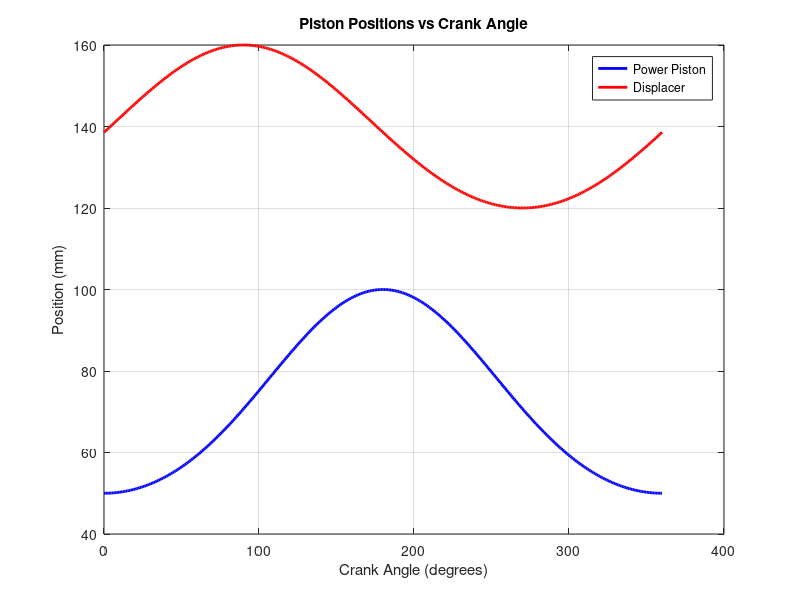
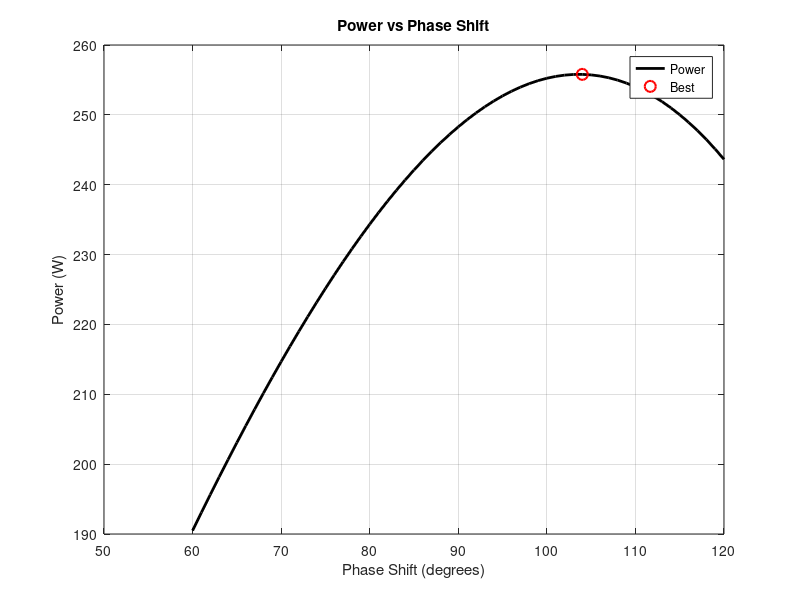
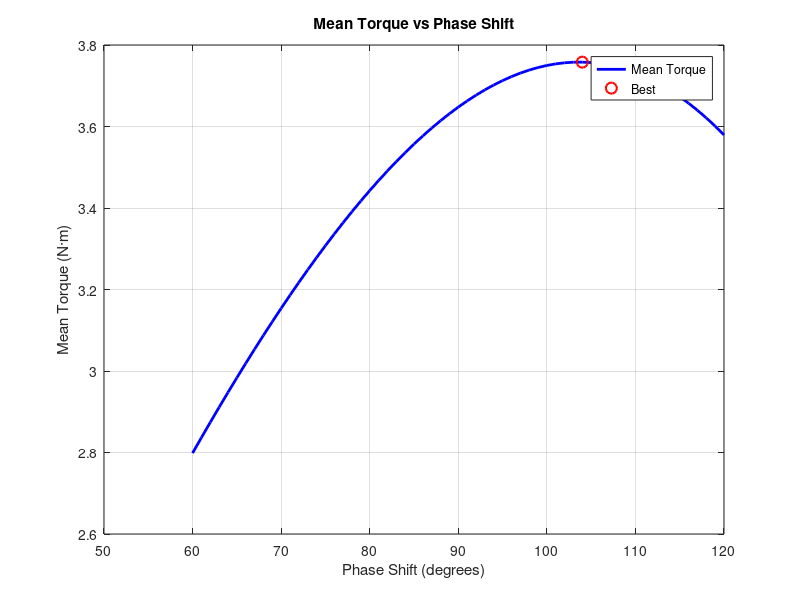
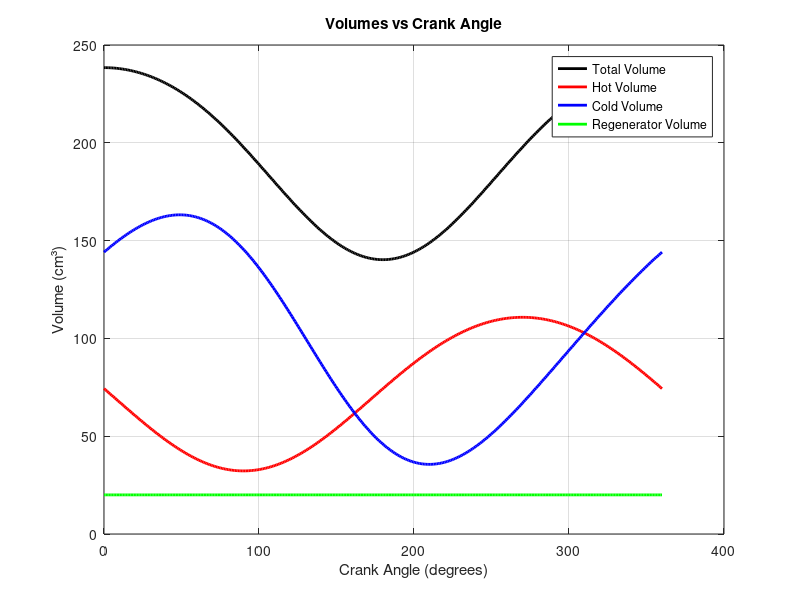

Write MATLAB code to recreate these figures, in order.
%% Stirling Engine Cycle Problem

clear; clc; close all;

%% Functions

function pistonPosition = calculatePistonPosition(crankAngle, params, isPower)
%CALCULATEPISTONPOSITION Calculate piston position using slider-crank mechanism
%   PISTONPOSITION = CALCULATEPISTONPOSITION(CRANKANGLE, PARAMS, ISPOWER)
%   calculates the piston position for either the power piston (ISPOWER=true)
%   or the displacer (ISPOWER=false). For the displacer, the phase shift is
%   applied internally.
%
%   Inputs:
%       crankAngle - Crank angle in radians (0 = BDC, pi = TDC)
%       params     - Engine parameters structure
%       isPower    - Boolean; true for power piston, false for displacer
%
%   Output:
%       pistonPosition - Piston position in meters relative to BDC
%                       (positive values = upward from BDC)
%
%   Algorithm:
%       Uses the slider-crank kinematic equations to determine piston
%       position based on crank angle, accounting for connecting rod obliquity.
%
%   Example:
%       posP = calculatePistonPosition(pi/2, params, true);
%       posD = calculatePistonPosition(pi/2, params, false);
%
%   See also: calculateColdVolume, calculateHotVolume

    if isPower
        angle = crankAngle;
        crankLength = params.powerCrankLength;
        rodLength = params.powerRodLength;
    else
        angle = crankAngle + params.phaseShift;
        crankLength = params.displacerCrankLength;
        rodLength = params.displacerRodLength;
    end

    % Position is relative to bottom dead center (BDC)
    beta = asin(crankLength * sin(angle) / rodLength);
    pistonPosition = rodLength * cos(beta) - crankLength * cos(angle);
end

function coldVol = calculateColdVolume(crankAngle, params)
%CALCULATECOLDVOLUME Calculate cold side volume in Stirling engine
%   COLDVOL = CALCULATECOLDVOLUME(CRANKANGLE, PARAMS) calculates the cold
%   side volume of a Stirling engine at a given crank angle.
%
%   Inputs:
%       crankAngle - Crank angle in radians
%       params     - Structure containing engine parameters including:
%                   .powerCrankLength, .powerRodLength
%                   .displacerCrankLength, .displacerRodLength
%                   .phaseShift, .powerPinToPistonTop
%                   .displacerHeight, .cylinderCrossSectionalArea
%
%   Output:
%       coldVol    - Structure containing:
%                   .volume - Cold side volume in m³
%                   .height - Cold side height in m
%
%   Algorithm:
%       Calculates piston positions for both power piston and displacer,
%       then determines the cold side volume based on the space between
%       the displacer and power piston.
%
%   Example:
%       coldVol = calculateColdVolume(pi/4, engineParams);
%
%   See also: calculateHotVolume, calculatePistonPosition

    % Calculate piston positions
    powerPistonPos = calculatePistonPosition(crankAngle, params, true);
    displacerPos = calculatePistonPosition(crankAngle, params, false);
    
    % Calculate cold side height
    % Distance between displacer and power piston, minus powerPinToPistonTop, minus half displacer height
    coldVol.height = (displacerPos - powerPistonPos) - params.powerPinToPistonTop - (params.displacerHeight / 2);
    
    % Calculate cold volume
    coldVol.volume = params.cylinderCrossSectionalArea * coldVol.height;
    
    % Ensure volume is non-negative
    coldVol.volume = max(coldVol.volume, 0);
end

function hotVol = calculateHotVolume(crankAngle, params)
%CALCULATEHOTVOLUME Calculate hot side volume in Stirling engine
%   HOTVOL = CALCULATEHOTVOLUME(CRANKANGLE, PARAMS) calculates the hot
%   side volume of a Stirling engine at a given crank angle.
%
%   Inputs:
%       crankAngle - Crank angle in radians
%       params     - Structure containing engine parameters including:
%                   .powerCrankLength, .powerRodLength
%                   .displacerCrankLength, .displacerRodLength
%                   .phaseShift, .totalCylinderHeight
%                   .displacerHeight, .cylinderCrossSectionalArea
%
%   Output:
%       hotVol     - Structure containing:
%                   .volume - Hot side volume in m³
%                   .height - Hot side height in m
%
%   Algorithm:
%       Calculates piston positions and determines the hot side volume
%       based on the space above the displacer in the cylinder.
%
%   Example:
%       hotVol = calculateHotVolume(pi/4, engineParams);
%
%   See also: calculateColdVolume, calculatePistonPosition

    % Calculate piston positions
    powerPistonPos = calculatePistonPosition(crankAngle, params, true);
    displacerPos = calculatePistonPosition(crankAngle, params, false);
    
    % Calculate hot side height
    % Hot height = ColdHotHeight - cold height
    hotVol.height = params.totalCylinderHeight - .5 * params.displacerHeight - displacerPos;
    
    % Calculate hot volume
    hotVol.volume = params.cylinderCrossSectionalArea * hotVol.height;
    
    % Ensure volume is non-negative
    hotVol.volume = max(hotVol.volume, 0);
end

function schmidt = calculateSchmidtAnalysis(crankAngle, params)
%CALCULATESCHMIDTANALYSIS Calculate Schmidt analysis for Stirling engine
%   SCHMIDT = CALCULATESCHMIDTANALYSIS(CRANKANGLE, PARAMS) performs Schmidt
%   analysis to calculate instantaneous pressure and thermodynamic properties
%   of a Stirling engine at a given crank angle.
%
%   Inputs:
%       crankAngle - Crank angle in radians
%       params     - Structure containing engine parameters including:
%                   .coldTemperature, .hotTemperature, .regeneratorTemperature
%                   .regeneratorVolume, .gasConstant, .pressureAtBDC
%
%   Output:
%       schmidt    - Structure containing Schmidt analysis results:
%                   .pressure - Instantaneous pressure in Pa
%                   .totalMass - Total mass in system in kg
%                   .coldVolume - Cold side volume in m³
%                   .hotVolume - Hot side volume in m³
%                   .regeneratorVolume - Regenerator volume in m³
%
%   Algorithm:
%       Uses the Schmidt analysis method, which assumes isothermal processes
%       and ideal gas behavior. Calculates total system mass at BDC condition,
%       then uses the Schmidt equation to find instantaneous pressure.
%
%   Example:
%       schmidt = calculateSchmidtAnalysis(pi/2, engineParams);
%
%   See also: calculateColdVolume, calculateHotVolume

    % Calculate volumes at current crank angle
    coldVol = calculateColdVolume(crankAngle, params);
    hotVol = calculateHotVolume(crankAngle, params);
    
    % Extract volumes
    V_c = coldVol.volume;           % Cold side volume
    V_h = hotVol.volume;            % Hot side volume
    V_reg = params.regeneratorVolume; % Regenerator volume (constant)
    
    % Extract temperatures
    T_c = params.coldTemperature;   % Cold side temperature
    T_h = params.hotTemperature;    % Hot side temperature
    T_r = params.regeneratorTemperature; % Regenerator temperature
    
    % Extract gas constant
    R = params.gasConstant;         % Gas constant
    
    % Calculate total mass using ideal gas law at BDC condition
    % At BDC, we know the pressure and can calculate total mass
    V_comp_bdc = calculateColdVolume(0, params).volume;  % Cold volume at BDC
    V_exp_bdc = calculateHotVolume(0, params).volume;    % Hot volume at BDC
    P_bdc = params.pressureAtBDC;                        % Pressure at BDC
    
    % Apply ideal gas law at BDC condition
    denominator_bdc = V_comp_bdc/T_c + V_reg/T_r + V_exp_bdc/T_h;
    m_total = P_bdc * denominator_bdc / R;  % kg
    
    % Schmidt equation: P = m_total * R / (V_c/T_c + V_r/T_r + V_h/T_h)
    denominator = V_c/T_c + V_reg/T_r + V_h/T_h;
    P = (m_total * R) / denominator;  % Pa
    
    % Store results in structure
    schmidt.pressure = P;
    schmidt.totalMass = m_total;
    schmidt.coldVolume = V_c;
    schmidt.hotVolume = V_h;
    schmidt.regeneratorVolume = V_reg;
end

function torque = calculateTorque(crankAngle, params)
%CALCULATETORQUE Calculate engine torque at given crank angle
%   TORQUE = CALCULATETORQUE(CRANKANGLE, PARAMS) calculates the instantaneous
%   torque produced by a Stirling engine at a given crank angle.
%
%   Inputs:
%       crankAngle - Crank angle in radians
%       params     - Structure containing engine parameters including:
%                   .powerCrankLength, .powerRodLength
%                   .cylinderCrossSectionalArea, .atmosphericPressure
%
%   Output:
%       torque     - Structure containing torque results:
%                   .power - Power piston torque in N·m
%                   .displacer - Displacer torque in N·m (always 0)
%                   .total - Total engine torque in N·m
%                   .mean - Mean torque in N·m (same as total for single angle)
%
%   Algorithm:
%       Uses Schmidt analysis to get pressure, then calculates net force
%       on power piston accounting for atmospheric pressure. Applies
%       slider-crank kinematics to convert force to torque, including
%       connecting rod obliquity effects. Uses sign convention where
%       positive torque represents work-producing (expansion) phase.
%
%   Example:
%       torque = calculateTorque(pi/4, engineParams);
%
%   See also: calculateSchmidtAnalysis, calculatePistonPosition

    % Pressure from Schmidt at this crank angle (make sure its absolute)
    schmidt = calculateSchmidtAnalysis(crankAngle, params);
    P      = schmidt.pressure;

    % Geometry / constants
    r  = params.powerCrankLength;
    l  = params.powerRodLength;
    A  = params.cylinderCrossSectionalArea;   % same as cylinderArea you use elsewhere
    Patm = params.atmosphericPressure;

    % Net axial force on power piston
    Fp = (P - Patm) * A;

    % Rod obliquity
    sb = (r/l) * sin(crankAngle);             % sinβ

    cb = sqrt(1 - sb.^2);                 % cosβ > 0
    
    % Calculate torque with correct sign convention
    % Positive torque when force opposes piston motion (expansion)
    % Negative torque when force assists piston motion (compression)
    torque.power = -Fp * r * sin(crankAngle) ./ cb;

    torque.displacer = 0;                     % equal pressure both sides, zero rod area
    torque.total     = torque.power;
    torque.mean      = torque.total;          % single angle → same as total
end


function flywheel = sizeFlywheel(theta, T_total, params)
%SIZEFLYWHEEL Calculate required flywheel dimensions based on energy fluctuation
%   FLYWHEEL = SIZEFLYWHEEL(THETA, T_TOTAL, PARAMS) calculates the required
%   flywheel dimensions to achieve a specified coefficient of fluctuation
%   for a Stirling engine.
%
%   Inputs:
%       theta   - Crank angle array in radians
%       T_total - Total torque array for entire cycle in N·m
%       params  - Structure containing engine parameters including:
%                .averageRPM, .flywheelCoefficientOfFluctuation
%                .flywheelWidth, .flywheelRimThickness
%                .flywheelMaterialDensity, .maximumFlywheelDiameter
%
%   Output:
%       flywheel - Structure containing flywheel sizing results:
%                 .outerDiameter - Outer diameter in m
%                 .innerDiameter - Inner diameter in m
%                 .requiredInertia - Required moment of inertia in kg·m²
%                 .mass - Flywheel mass in kg
%                 .energyFluctuation - Energy fluctuation in J
%                 .volume - Flywheel volume in m³
%
%   Algorithm:
%       Calculates energy fluctuation from torque variation, determines
%       required moment of inertia, then uses iterative method to find
%       flywheel dimensions that provide the required inertia.
%
%   Example:
%       flywheel = sizeFlywheel(theta, totalTorque, engineParams);
%
%   See also: simulateDynamics, calculateTorque

    % Extract parameters
    omega_avg = params.averageRPM * 2*pi/60;  % Convert RPM to rad/s
    Cs = params.flywheelCoefficientOfFluctuation;
    w = params.flywheelWidth;
    t = params.flywheelRimThickness;
    rho = params.flywheelMaterialDensity;
    
    T_mean = mean(T_total);
    T_deviation = T_total - T_mean;
    
    % Calculate energy fluctuation using vectorized trapezoidal integration
    energy_variation = cumtrapz(theta, T_deviation);
    
    E_max = max(energy_variation);
    E_min = min(energy_variation);
    energy_fluctuation = E_max - E_min;
    
    % Required moment of inertia
    I_required = energy_fluctuation / (Cs * omega_avg^2);
    
    % Initial guess for outer radius using ring geometry approximation
    % This provides a better starting point than assuming a solid disk
    r_outer_guess = sqrt(I_required / (pi * rho * w * t)) + t/2;
    
    % Iterative solution to find exact flywheel dimensions
    % We need to solve: I_required = 0.5 * mass * (r_outer^2 + r_inner^2)
    % where mass = rho * volume and volume = pi * w * (r_outer^2 - r_inner^2)
    % This is non-linear, so we use iteration to converge to the solution
    
    max_iterations = 20;
    convergence_tolerance = 0.001;  % 0.1% error tolerance
    
    for iteration = 1:max_iterations
        % Calculate current geometry
        r_inner_current = r_outer_guess - t;
        
        % Calculate volume and mass for current radius
        flywheel_volume = pi * w * (r_outer_guess^2 - r_inner_current^2);
        flywheel_mass = rho * flywheel_volume;
        
        % Calculate actual moment of inertia for current geometry
        I_actual = 0.5 * flywheel_mass * (r_outer_guess^2 + r_inner_current^2);
        
        % Check if we have converged to the required inertia
        relative_error = abs(I_actual - I_required) / I_required;
        if relative_error < convergence_tolerance
            break;
        end
        
        % Adjust radius estimate using error ratio
        % The 1/3 power provides stable convergence for this type of problem
        error_ratio = I_required / I_actual;
        r_outer_guess = r_outer_guess * error_ratio^(1/3);
    end
    
    % Use final calculated values 
    r_outer = r_outer_guess;
    r_inner = r_outer - t;
    D_outer = 2 * r_outer;
    D_inner = 2 * r_inner;
    volume = pi * w * (r_outer^2 - r_inner^2);
    mass = rho * volume;
    
    % Store results in structure
    flywheel.outerDiameter = D_outer;
    flywheel.innerDiameter = D_inner;
    flywheel.requiredInertia = I_required;
    flywheel.mass = mass;
    flywheel.energyFluctuation = energy_fluctuation;
    flywheel.volume = volume;
    
    % Check against maximum diameter limit
    if D_outer > params.maximumFlywheelDiameter
        warning('Flywheel diameter (%.2f m) exceeds maximum limit (%.2f m)', ...
                D_outer, params.maximumFlywheelDiameter);
    end
end

function dynamics = simulateDynamics(theta, T_total, I_flywheel, params)
%SIMULATEDYNAMICS Simulate angular velocity variation with flywheel
%   DYNAMICS = SIMULATEDYNAMICS(THETA, T_TOTAL, I_FLYWHEEL, PARAMS) simulates
%   the angular velocity variation of a Stirling engine with a flywheel
%   over one complete cycle.
%
%   Inputs:
%       theta      - Crank angle array in radians
%       T_total    - Total torque array for entire cycle in N·m
%       I_flywheel - Flywheel moment of inertia in kg·m²
%       params     - Structure containing engine parameters including:
%                   .averageRPM, .flywheelCoefficientOfFluctuation
%
%   Output:
%       dynamics   - Structure containing dynamics simulation results:
%                   .angularVelocity - Angular velocity in rad/s
%                   .angularAcceleration - Angular acceleration in rad/s²
%                   .rpm - Angular velocity in RPM
%                   .coefficientOfFluctuation - Actual coefficient of fluctuation
%                   .netTorque - Net torque (engine - load) in N·m
%                   .loadTorque - Load torque in N·m
%
%   Algorithm:
%       Uses work-energy theorem to calculate velocity variation based on
%       net torque (engine torque minus load torque). Load torque equals
%       mean engine torque for steady-state operation.
%
%   Example:
%       dynamics = simulateDynamics(theta, totalTorque, flywheelInertia, engineParams);
%
%   See also: sizeFlywheel, calculateTorque

    % Extract parameters
    omega_target = params.averageRPM * 2*pi/60;  % Convert RPM to rad/s
    
    % Calculate load and net torques
    % Load torque equals mean engine torque (steady-state condition)
    T_load = mean(T_total);
    T_net = T_total - T_load;  % Net torque available for acceleration/deceleration
    
    % Calculate angular acceleration from net torque
    angular_acceleration = T_net / I_flywheel;
    
    % Energy-based velocity calculation
    % Use work-energy theorem: dW = 0.5 * I * (omega_f^2 - omega_i^2)
    % where dW is work done by net torque over angle increment
    
    % Calculate cumulative work done by net torque using vectorized integration
    cumulative_work = cumtrapz(theta, T_net);
    
    % Apply work-energy theorem to find velocity at each point
    % Starting from omega_target, work changes the kinetic energy
    velocity_squared = omega_target^2 + 2 * cumulative_work / I_flywheel;
    
    % Ensure non-negative velocity (physical constraint)
    angular_velocity = sqrt(max(velocity_squared, (0.1 * omega_target)^2));
    
    % Normalize to maintain correct average speed
    % This corrects for any drift in the energy-based calculation
    omega_actual_avg = mean(angular_velocity);
    angular_velocity = angular_velocity * (omega_target / omega_actual_avg);
    
    % Convert to RPM for convenience
    rpm = angular_velocity * 60 / (2*pi);
    
    % Calculate actual coefficient of fluctuation
    omega_max = max(angular_velocity);
    omega_min = min(angular_velocity);
    omega_mean = mean(angular_velocity);
    coefficient_of_fluctuation = (omega_max - omega_min) / omega_mean;
    
    % Store results in structure
    dynamics.angularVelocity = angular_velocity;
    dynamics.angularAcceleration = angular_acceleration;
    dynamics.rpm = rpm;
    dynamics.coefficientOfFluctuation = coefficient_of_fluctuation;
    dynamics.netTorque = T_net;
    dynamics.loadTorque = T_load;
end



function optimization = optimizePhaseShift(theta, params)
%OPTIMIZEPHASESHIFT Find phase shift that maximizes power output
%   OPTIMIZATION = OPTIMIZEPHASESHIFT(THETA, PARAMS) scans a range of phase
%   shifts, computes mean torque and power for each, and returns the phase
%   shift that maximizes power along with summary arrays.
%
%   Inputs:
%       theta  - Crank angle array in radians
%       params - Engine parameters structure (uses .averageRPM)
%
%   Output (structure):
%       optimization.phaseGrid        - Array of tested phase shifts (rad)
%       optimization.meanTorqueGrid   - Mean torque per phase (N·m)
%       optimization.powerGrid        - Power per phase (W)
%       optimization.bestPhaseShift   - Phase shift that maximizes power (rad)
%       optimization.bestPower        - Maximum power (W)
%       optimization.bestMeanTorque   - Mean torque at best phase (N·m)
%
%   Notes:
%       Power is computed as meanTorque * omega_avg, which is equivalent to
%       integrating torque over angle and multiplying by rotational speed.

    % Scan range (60° to 120°) with 61 points by default
    phaseGrid = linspace(deg2rad(60), deg2rad(120), 61);

    omega_avg = params.averageRPM * 2*pi/60;  % rad/s

    meanTorqueGrid = zeros(size(phaseGrid));
    powerGrid = zeros(size(phaseGrid));

    for k = 1:numel(phaseGrid)
        params.phaseShift = phaseGrid(k);

        % Compute torque over cycle at this phase
        T_total = zeros(size(theta));
        for i = 1:length(theta)
            tq = calculateTorque(theta(i), params);
            T_total(i) = tq.total;
        end

        % Mean torque and power at this phase
        meanTorque = mean(T_total);
        powerW = meanTorque * omega_avg;

        meanTorqueGrid(k) = meanTorque;
        powerGrid(k) = powerW;
    end

    % Select best phase
    [bestPower, idx] = max(powerGrid);
    bestPhaseShift = phaseGrid(idx);
    bestMeanTorque = meanTorqueGrid(idx);

    % Package results
    optimization.phaseGrid = phaseGrid;
    optimization.meanTorqueGrid = meanTorqueGrid;
    optimization.powerGrid = powerGrid;
    optimization.bestPhaseShift = bestPhaseShift;
    optimization.bestPower = bestPower;
    optimization.bestMeanTorque = bestMeanTorque;
end



%% Prescribed Parameters

% ============== GEOMETRY PARAMETERS ==============

% Power Piston
params.powerCrankLength = 0.025;              % m - Crank radius
params.powerRodLength = 0.075;                % m - Connecting rod length
params.powerPinToPistonTop = 0.005;           % m - Pin to piston distance

% Displacer
params.displacerCrankLength = 0.020;          % m - Crank radius
params.displacerRodLength = 0.140;            % m - Connecting rod length
params.displacerVolume = 4e-5;                % m³ - Displacer volume

% Cylinder
params.cylinderBore = 0.050;                  % m - Bore diameter



% ============== OPERATING CONDITIONS ==============

% Kinematics
params.phaseShift = pi/2;                     % rad - Phase angle (90°)
params.averageRPM = 650;                      % RPM - Operating speed

% Thermodynamics
params.hotTemperature = 900;                  % K - Hot space temperature
params.coldTemperature = 300;                 % K - Cold space temperature


% Pressure
params.pressureAtBDC = 500e3;                 % Pa - Pressure at bottom dead center
params.atmosphericPressure = 101.3e3;         % Pa - Atmospheric pressure


% ============== DEAD VOLUMES ==============

params.compressionRatio = 1.7;                % Given compression ratio
params.regeneratorVolume = 2e-5;              % m³ - Given regenerator volume


% ============== WORKING FLUID (AIR) ==============

params.gasConstant = 287;                     % J/(kg·K) - Specific gas constant
params.gasGamma = 1.4;                        % - Heat capacity ratio
params.gasName = 'Air';


% ============== FLYWHEEL SPECIFICATIONS ==============

params.flywheelWidth = 0.025;                 % m - Flywheel width
params.flywheelRimThickness = 0.050;          % m - Rim thickness
params.flywheelMaterialDensity = 7750;        % kg/m³ - 304 Stainless Steel
params.flywheelCoefficientOfFluctuation = 0.003;  % - Target Cs value

% ============== SIMULATION PARAMETERS ==============

params.simulationPointsPerCycle = 360;        % Points per cycle
params.simulationCycles = 3;                  % Number of cycles
params.simulationTolerance = 1e-6;            % Convergence tolerance
params.maximumFlywheelDiameter = 2.0;         % m - Maximum allowable flywheel diameter


%% Assisting Calculations

% Cylinder cross-sectional area
params.cylinderCrossSectionalArea = pi/4*(params.cylinderBore)^2;

% Displacer GEOMETRY
params.displacerHeight = params.displacerVolume / params.cylinderCrossSectionalArea;

% Calculate power piston positions at BDC and TDC
params.powerPistonPosBDC = calculatePistonPosition(0, params, true);  % 0 radians = BDC
params.powerPistonPosTDC = calculatePistonPosition(pi, params, true);  % π radians = TDC

% Calculate swept volume (volume displaced by power piston)
params.powerSweptVolume = params.cylinderCrossSectionalArea * (params.powerPistonPosTDC - params.powerPistonPosBDC);

% Calculate total volume at BDC (9.23 Pg 2) (Also V_MAX)
params.totalVolumeBDC = params.regeneratorVolume - params.displacerVolume + ( params.compressionRatio * params.powerSweptVolume ) / ( params.compressionRatio - 1 ) ;

%Total cylinder height (crank pin to cylinder roof)
params.ColdHotHeight = params.totalVolumeBDC / params.cylinderCrossSectionalArea;
params.totalCylinderHeight = params.ColdHotHeight + params.displacerHeight + params.powerPinToPistonTop + params.powerRodLength -params.powerCrankLength;

% Regenerator temperature
params.regeneratorTemperature = (params.hotTemperature + params.coldTemperature) / 2;  % K












%% Test Animation - Stirling Engine Cycle Analysis

% Create crank angle array for one complete cycle
theta = linspace(0, 2*pi, params.simulationPointsPerCycle);

% Initialize cycle data structure
cycleData.powerPistonPos = zeros(size(theta));
cycleData.displacerPos = zeros(size(theta));
cycleData.totalVolume = zeros(size(theta));
cycleData.hotVolume = zeros(size(theta));
cycleData.coldVolume = zeros(size(theta));
cycleData.regeneratorVolume = params.regeneratorVolume * ones(size(theta));
cycleData.pressure = zeros(size(theta));
cycleData.totalTorque = zeros(size(theta));
cycleData.powerTorque = zeros(size(theta));

% Calculate all data for each crank angle
for i = 1:length(theta)
    % Calculate piston positions
    cycleData.powerPistonPos(i) = calculatePistonPosition(theta(i), params, true);
    cycleData.displacerPos(i) = calculatePistonPosition(theta(i), params, false);
    
    % Calculate volumes
    coldVol = calculateColdVolume(theta(i), params);
    hotVol = calculateHotVolume(theta(i), params);
    
    cycleData.coldVolume(i) = coldVol.volume;
    cycleData.hotVolume(i) = hotVol.volume;
    cycleData.totalVolume(i) = cycleData.coldVolume(i) + cycleData.hotVolume(i) + cycleData.regeneratorVolume(i);
    
    % Calculate Schmidt analysis
    schmidt = calculateSchmidtAnalysis(theta(i), params);
    cycleData.pressure(i) = schmidt.pressure;
    
    % Calculate torque
    torque = calculateTorque(theta(i), params);
    cycleData.totalTorque(i) = torque.total;
    cycleData.powerTorque(i) = torque.power;
end

% Calculate flywheel sizing and dynamics
flywheel = sizeFlywheel(theta, cycleData.totalTorque, params);
dynamics = simulateDynamics(theta, cycleData.totalTorque, flywheel.requiredInertia, params);

% Calculate cycle statistics and store in results structure
results.meanPressure = mean(cycleData.pressure);
results.maxPressure = max(cycleData.pressure);
results.minPressure = min(cycleData.pressure);
results.meanTorque = mean(cycleData.totalTorque);
results.meanAngularVelocity = mean(dynamics.rpm);

% Phase optimization (scan phase shift to maximize power)
optimization = optimizePhaseShift(theta, params);

% Create figures for analysis
figure('Name', 'Piston Positions vs Crank Angle', 'Position', [50, 50, 900, 600]);
plot(theta*180/pi, cycleData.powerPistonPos*1000, 'b-', 'LineWidth', 2, 'DisplayName', 'Power Piston');
hold on;
plot(theta*180/pi, cycleData.displacerPos*1000, 'r-', 'LineWidth', 2, 'DisplayName', 'Displacer');
xlabel('Crank Angle (degrees)');
ylabel('Position (mm)');
title('Piston Positions vs Crank Angle');
legend('Location', 'best');
grid on;

% Phase Optimization Results - separate figures
phaseDeg = optimization.phaseGrid * 180/pi;
bestPhaseDeg = optimization.bestPhaseShift * 180/pi;

figure('Name', 'Power vs Phase Shift', 'Position', [230, 230, 900, 600]);
plot(phaseDeg, optimization.powerGrid, 'k-', 'LineWidth', 2, 'DisplayName', 'Power');
hold on;
plot(bestPhaseDeg, optimization.bestPower, 'ro', 'MarkerSize', 8, 'LineWidth', 1.5, 'DisplayName', 'Best');
xlabel('Phase Shift (degrees)');
ylabel('Power (W)');
title('Power vs Phase Shift');
legend('Location', 'best');
grid on;

figure('Name', 'Mean Torque vs Phase Shift', 'Position', [260, 260, 900, 600]);
plot(phaseDeg, optimization.meanTorqueGrid, 'b-', 'LineWidth', 2, 'DisplayName', 'Mean Torque');
hold on;
plot(bestPhaseDeg, optimization.bestMeanTorque, 'ro', 'MarkerSize', 8, 'LineWidth', 1.5, 'DisplayName', 'Best');
xlabel('Phase Shift (degrees)');
ylabel('Mean Torque (N·m)');
title('Mean Torque vs Phase Shift');
legend('Location', 'best');
grid on;

figure('Name', 'Volumes vs Crank Angle', 'Position', [80, 80, 900, 600]);
plot(theta*180/pi, cycleData.totalVolume*1e6, 'k-', 'LineWidth', 2, 'DisplayName', 'Total Volume');
hold on;
plot(theta*180/pi, cycleData.hotVolume*1e6, 'r-', 'LineWidth', 2, 'DisplayName', 'Hot Volume');
plot(theta*180/pi, cycleData.coldVolume*1e6, 'b-', 'LineWidth', 2, 'DisplayName', 'Cold Volume');
plot(theta*180/pi, cycleData.regeneratorVolume*1e6, 'g-', 'LineWidth', 2, 'DisplayName', 'Regenerator Volume');
xlabel('Crank Angle (degrees)');
ylabel('Volume (cm³)');
title('Volumes vs Crank Angle');
legend('Location', 'best');
grid on;

figure('Name', 'Pressure vs Crank Angle', 'Position', [110, 110, 900, 600]);
plot(theta*180/pi, cycleData.pressure/1000, 'k-', 'LineWidth', 2, 'DisplayName', 'Instantaneous Pressure');
hold on;
plot(theta*180/pi, results.meanPressure/1000*ones(size(theta)), 'r--', 'LineWidth', 1.5, 'DisplayName', 'Mean Pressure');
plot(theta*180/pi, results.maxPressure/1000*ones(size(theta)), 'g--', 'LineWidth', 1, 'DisplayName', 'Max Pressure');
plot(theta*180/pi, results.minPressure/1000*ones(size(theta)), 'b--', 'LineWidth', 1, 'DisplayName', 'Min Pressure');
xlabel('Crank Angle (degrees)');
ylabel('Pressure (kPa)');
title('Pressure vs Crank Angle');
legend('Location', 'best');
grid on;

% Compute specific volume (total volume per total mass)
m_total_system = calculateSchmidtAnalysis(0, params).totalMass;  % kg (constant over cycle)
specificVolume = cycleData.totalVolume / m_total_system;          % m^3/kg

figure('Name', 'P-v Diagram (Schmidt Analysis)', 'Position', [140, 140, 900, 600]);
plot(specificVolume*1e6, cycleData.pressure/1000, 'k-', 'LineWidth', 2, 'DisplayName', 'Cycle');
hold on;
% Add constant pressure lines
plot([min(specificVolume)*1e6, max(specificVolume)*1e6], [results.meanPressure/1000, results.meanPressure/1000], 'r--', 'LineWidth', 1.5, 'DisplayName', 'Mean Pressure');
plot([min(specificVolume)*1e6, max(specificVolume)*1e6], [results.maxPressure/1000, results.maxPressure/1000], 'g--', 'LineWidth', 1, 'DisplayName', 'Max Pressure');
plot([min(specificVolume)*1e6, max(specificVolume)*1e6], [results.minPressure/1000, results.minPressure/1000], 'b--', 'LineWidth', 1, 'DisplayName', 'Min Pressure');
xlabel('Specific Volume (cm^3/kg)');
ylabel('Pressure (kPa)');
title('P-v Diagram (Schmidt Analysis)');
legend('Location', 'best');
grid on;
axis tight;

figure('Name', 'Torque vs Crank Angle', 'Position', [170, 170, 900, 600]);
plot(theta*180/pi, cycleData.totalTorque, 'k-', 'LineWidth', 2, 'DisplayName', 'Total Torque');
hold on;
plot(theta*180/pi, cycleData.powerTorque, 'b-', 'LineWidth', 2, 'DisplayName', 'Power Piston Torque');
plot(theta*180/pi, results.meanTorque*ones(size(theta)), 'r--', 'LineWidth', 1.5, 'DisplayName', 'Mean Torque');
xlabel('Crank Angle (degrees)');
ylabel('Torque (N·m)');
title('Torque vs Crank Angle');
legend('Location', 'best');
grid on;

figure('Name', 'Angular Velocity vs Crank Angle', 'Position', [200, 200, 900, 600]);
plot(theta*180/pi, dynamics.rpm, 'k-', 'LineWidth', 2, 'DisplayName', 'Angular Velocity');
hold on;
plot(theta*180/pi, results.meanAngularVelocity*ones(size(theta)), 'r--', 'LineWidth', 1.5, 'DisplayName', 'Mean Velocity');
plot(theta*180/pi, params.averageRPM*ones(size(theta)), 'g--', 'LineWidth', 1, 'DisplayName', 'Target Velocity');
xlabel('Crank Angle (degrees)');
ylabel('Angular Velocity (RPM)');
title('Angular Velocity vs Crank Angle');
legend('Location', 'best');
grid on;

% Display comprehensive analysis results
fprintf('\n=== STIRLING ENGINE CYCLE ANALYSIS RESULTS ===\n');
fprintf('Engine Configuration:\n');
fprintf('  Power Piston Crank Length: %.1f mm\n', params.powerCrankLength*1000);
fprintf('  Power Piston Rod Length: %.1f mm\n', params.powerRodLength*1000);
fprintf('  Displacer Crank Length: %.1f mm\n', params.displacerCrankLength*1000);
fprintf('  Displacer Rod Length: %.1f mm\n', params.displacerRodLength*1000);
fprintf('  Phase Shift: %.1f degrees\n', params.phaseShift*180/pi);
fprintf('  Cylinder Bore: %.1f mm\n', params.cylinderBore*1000);

fprintf('\nThermodynamic Conditions:\n');
fprintf('  Hot Temperature: %.0f K (%.0f°C)\n', params.hotTemperature, params.hotTemperature-273.15);
fprintf('  Cold Temperature: %.0f K (%.0f°C)\n', params.coldTemperature, params.coldTemperature-273.15);
fprintf('  Regenerator Temperature: %.0f K (%.0f°C)\n', params.regeneratorTemperature, params.regeneratorTemperature-273.15);
fprintf('  Pressure at BDC: %.1f kPa\n', params.pressureAtBDC/1000);

fprintf('\nPiston Motion Analysis:\n');
fprintf('  Power Piston Stroke: %.2f mm\n', (max(cycleData.powerPistonPos) - min(cycleData.powerPistonPos))*1000);
fprintf('  Displacer Stroke: %.2f mm\n', (max(cycleData.displacerPos) - min(cycleData.displacerPos))*1000);
fprintf('  Power Piston Max Position: %.2f mm\n', max(cycleData.powerPistonPos)*1000);
fprintf('  Displacer Max Position: %.2f mm\n', max(cycleData.displacerPos)*1000);

fprintf('\nVolume Analysis:\n');
fprintf('  Total Volume Range: %.2f - %.2f cm³\n', min(cycleData.totalVolume)*1e6, max(cycleData.totalVolume)*1e6);
fprintf('  Compression Ratio: %.2f\n', max(cycleData.totalVolume)/min(cycleData.totalVolume));
fprintf('  Hot Volume Range: %.2f - %.2f cm³\n', min(cycleData.hotVolume)*1e6, max(cycleData.hotVolume)*1e6);
fprintf('  Cold Volume Range: %.2f - %.2f cm³\n', min(cycleData.coldVolume)*1e6, max(cycleData.coldVolume)*1e6);
fprintf('  Regenerator Volume: %.2f cm³ (constant)\n', cycleData.regeneratorVolume(1)*1e6);

fprintf('\nPressure Analysis (Schmidt):\n');
fprintf('  Pressure Range: %.2f - %.2f kPa\n', min(cycleData.pressure)/1000, max(cycleData.pressure)/1000);
fprintf('  Mean Pressure: %.2f kPa\n', results.meanPressure/1000);
fprintf('  Pressure Ratio: %.2f\n', max(cycleData.pressure)/min(cycleData.pressure));

fprintf('\nTorque Analysis:\n');
fprintf('  Total Torque Range: %.3f - %.3f N·m\n', min(cycleData.totalTorque), max(cycleData.totalTorque));
fprintf('  Mean Total Torque: %.3f N·m\n', results.meanTorque);
fprintf('  Power Piston Torque Range: %.3f - %.3f N·m\n', min(cycleData.powerTorque), max(cycleData.powerTorque));
fprintf('  Mean Power Piston Torque: %.3f N·m\n', mean(cycleData.powerTorque));

fprintf('\nFlywheel Analysis:\n');
fprintf('  Required Moment of Inertia: %.4f kg·m²\n', flywheel.requiredInertia);
fprintf('  Flywheel Outer Diameter: %.3f m (%.1f mm)\n', flywheel.outerDiameter, flywheel.outerDiameter*1000);
fprintf('  Flywheel Inner Diameter: %.3f m (%.1f mm)\n', flywheel.innerDiameter, flywheel.innerDiameter*1000);
fprintf('  Flywheel Mass: %.2f kg\n', flywheel.mass);
fprintf('  Flywheel Volume: %.6f m³ (%.1f cm³)\n', flywheel.volume, flywheel.volume*1e6);
fprintf('  Energy Fluctuation: %.3f J\n', flywheel.energyFluctuation);

fprintf('\nDynamics Analysis:\n');
fprintf('  Angular Velocity Range: %.1f - %.1f RPM\n', min(dynamics.rpm), max(dynamics.rpm));
fprintf('  Mean Angular Velocity: %.1f RPM\n', results.meanAngularVelocity);
fprintf('  Target Angular Velocity: %.1f RPM\n', params.averageRPM);
fprintf('  Actual Coefficient of Fluctuation: %.4f\n', dynamics.coefficientOfFluctuation);
fprintf('  Target Coefficient of Fluctuation: %.4f\n', params.flywheelCoefficientOfFluctuation);
fprintf('  Net Torque Range: %.3f - %.3f N·m\n', min(dynamics.netTorque), max(dynamics.netTorque));
fprintf('  Load Torque: %.3f N·m\n', dynamics.loadTorque);

fprintf('\nPerformance Summary:\n');
fprintf('  Engine Power Output: %.2f W (estimated from mean torque)\n', results.meanTorque * params.averageRPM * 2*pi/60);
fprintf('  Flywheel Effectiveness: %.1f%% (target Cs: %.4f, actual Cs: %.4f)\n', ...
        (1 - dynamics.coefficientOfFluctuation/params.flywheelCoefficientOfFluctuation)*100, ...
        params.flywheelCoefficientOfFluctuation, dynamics.coefficientOfFluctuation);
fprintf('  Cycle Completeness: %.1f%% (pressure returns to within 1%% of start)\n', ...
        (1 - abs(cycleData.pressure(end) - cycleData.pressure(1))/cycleData.pressure(1))*100);

fprintf('\nPhase Optimization:\n');
fprintf('  Best Phase Shift: %.1f degrees\n', optimization.bestPhaseShift*180/pi);
fprintf('  Max Power: %.2f W\n', optimization.bestPower);
fprintf('  Mean Torque at Best Phase: %.3f N·m\n', optimization.bestMeanTorque);

fprintf('\n===============================================\n');
fprintf('\n===============================================\n');